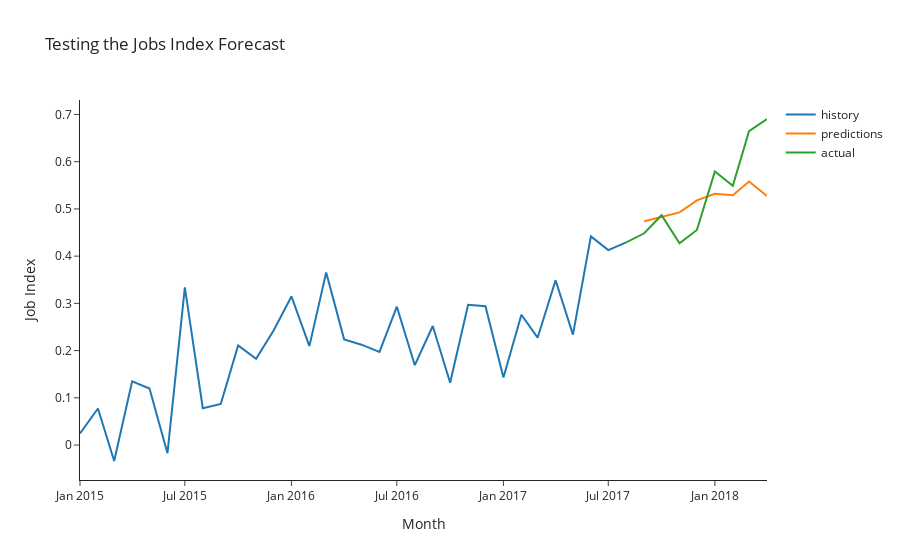

Notebook cell for this chart:
### Code cell
forecast_plot(view_df, pred1_df, compare_df)
